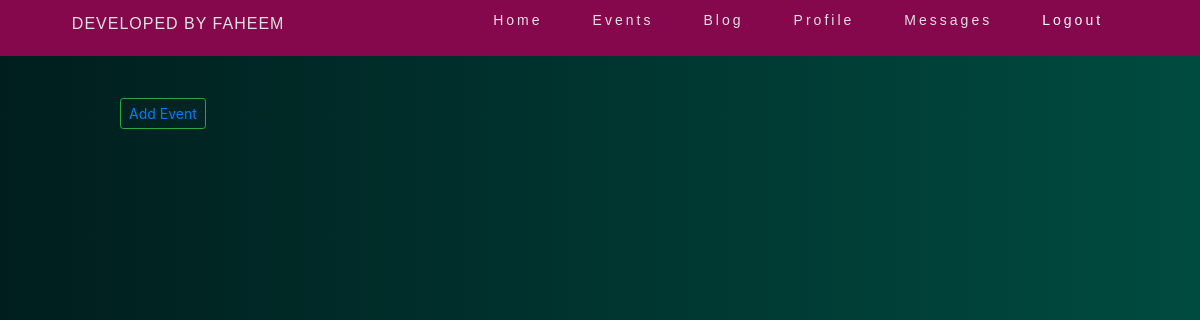
/blog/eventList/, run on an earlier commit of the app's database.
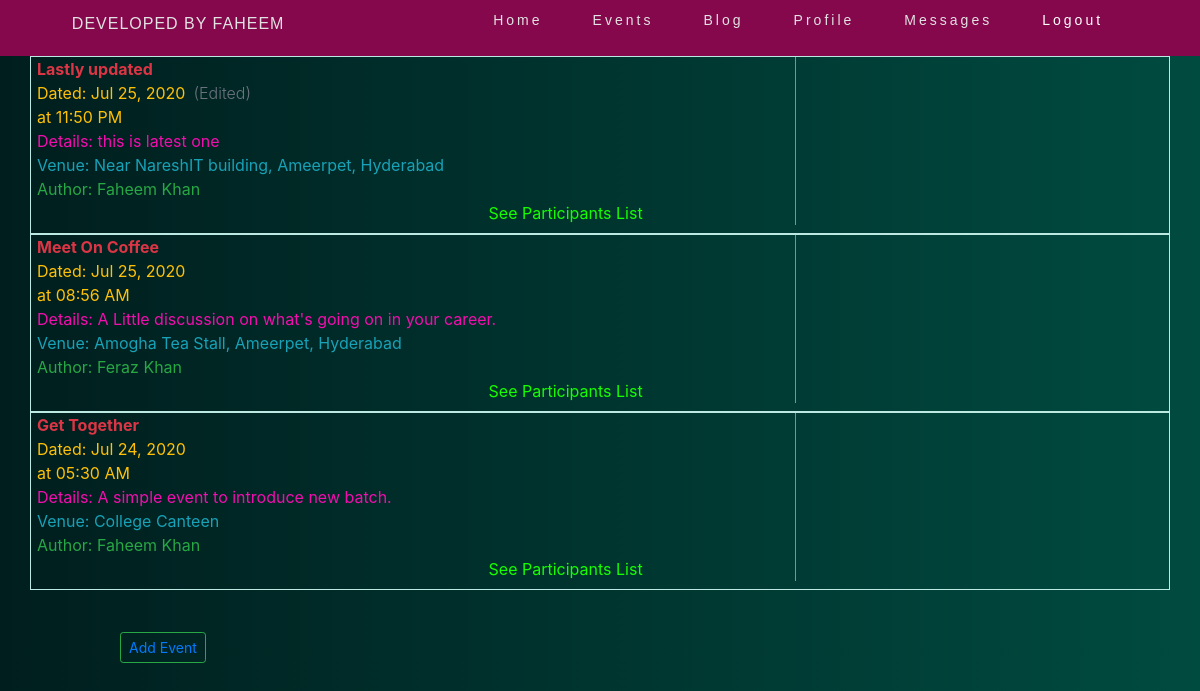
And on a later commit of the database.
### blog/models.py (models this page shows, shortened)
class Event(models.Model):
    created_by  = models.ForeignKey(User, on_delete = models.CASCADE)
    event_name = models.CharField(max_length = 100, null = True)
    event_details = models.TextField(blank = True, null= True)
    venue = models.CharField(max_length = 120, null = True)
    event_date = models.DateTimeField()
    date_created = models.DateTimeField(auto_now_add = True)
    last_edited = models.DateTimeField(auto_now = True)

### UserModule/models.py (models this page shows, shortened)
class User(AbstractBaseUser):
    email = models.EmailField(unique = True, max_length= 160)
    full_name = models.CharField(max_length = 160)
    is_active = models.BooleanField(default = False)
    is_staff = models.BooleanField(default = False)
    is_admin = models.BooleanField(default = False)
    join_date = models.DateTimeField(auto_now_add = True)
    USERNAME_FIELD = 'email'
    REQUIRED_FIELDS = ['full_name']
    objects = UserManager()

### blog/views.py (the view)
# urls.py: path('eventList/', views.eventList, name = 'eventList'),
def eventList(request):
    Events = Event.objects.all().order_by('-event_date')
    return render(request, 'blog/Eventlist.html', {'eventList':Events})

### blog/templates/blog/Eventlist.html (shortened to what this page needs)
{% include 'UserModule/navbar.html' %}
{% load static %}
<link rel="stylesheet" href="{% static '/css/Eventlist.css'%}">
<div class="container mb-3 ">
    {% for event in eventList%}
        <div class="row pb-2 pt-0 content">
            <div class="col-9 col-sm-8 event-body">
                <div class="row text-danger font-weight-bold">{{event.event_name}}</div>
                <div class="row text-warning">Dated: {{event.event_date|date:"M d, Y"}} {% if event.date_created != event.last_edited %}<span class="text-muted font-weight-light ml-2">(Edited)</span>{% endif %}</div>
                <div class="row text-warning">at {{event.event_date|date:"h:i A "}}</div>
                <div class="row details">Details: {{event.event_details}}</div>
                <div class="row text-info">Venue: {{event.venue}}</div>
                <div class="row text-success"> Author: {{event.created_by.full_name}}</div>
                <a href="{% url 'eventpersons' event.id %}">See Participants List</a>
            </div>
            <div class="col-3 col-sm-4 mt-2 ">
            </div>
        </div>
    {%endfor%}
</div>
<button class="add-btn btn btn-outline-success btn-sm mt-3" ><a href="{% url 'createEvent' %} ">Add Event</a></button>

What changed in the data, as far as the page shows it:
added Event: event_name "Lastly updated", event_date "Jul 25, 2020", shows "(Edited)", event_date "11:50 PM", event_details "this is latest one", venue "Near NareshIT building, Ameerpet, Hyderabad", created_by.full_name "Faheem Khan"
added Event: event_name "Meet On Coffee", event_date "Jul 25, 2020", event_date "08:56 AM", event_details "A Little discussion on what's going on in your career.", venue "Amogha Tea Stall, Ameerpet, Hyderabad", created_by.full_name "Feraz Khan"
added Event: event_name "Get Together", event_date "Jul 24, 2020", event_date "05:30 AM", event_details "A simple event to introduce new batch.", venue "College Canteen", created_by.full_name "Faheem Khan"
